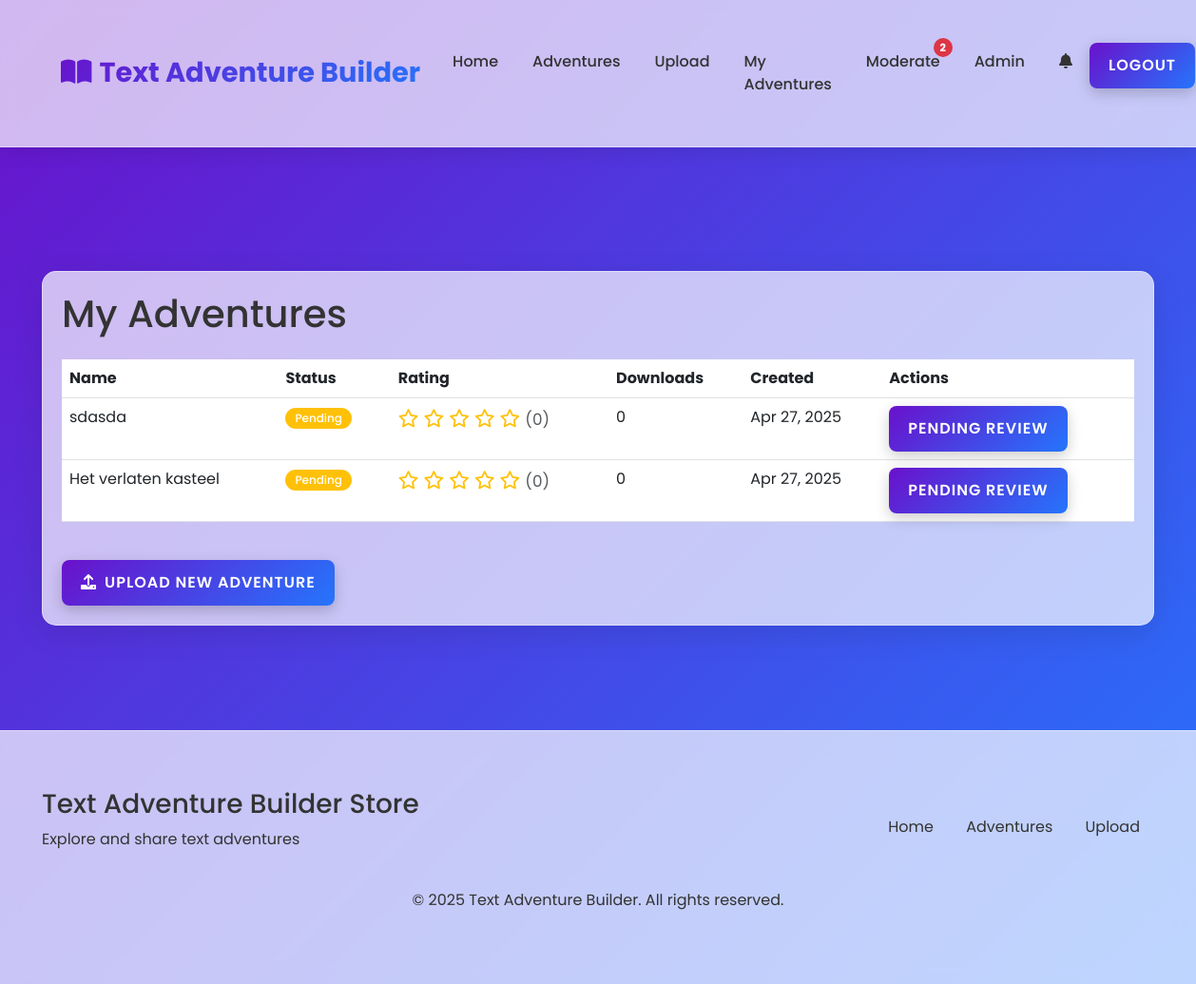
Page /my-adventures (signed in) on the committed database.
### tables this page shows
CREATE TABLE adventures (
    id INTEGER PRIMARY KEY AUTOINCREMENT,
    name TEXT NOT NULL,
    description TEXT NOT NULL,
    author_id INTEGER NOT NULL,
    creation_date TIMESTAMP DEFAULT CURRENT_TIMESTAMP,
    file_path TEXT NOT NULL,
    file_size INTEGER NOT NULL,
    version_compat TEXT NOT NULL,
    approved INTEGER DEFAULT 0,
    downloads INTEGER DEFAULT 0,
    FOREIGN KEY (author_id) REFERENCES users (id)
);

### app.py (the view)
@app.route('/my-adventures')
@login_required
def my_adventures():
    conn = get_db_connection()
    adventures = conn.execute('''
        SELECT a.id, a.name, a.description, a.creation_date, a.approved,
               COALESCE(AVG(r.rating), 0) as avg_rating, COUNT(DISTINCT r.id) as rating_count,
               a.downloads
        FROM adventures a
        LEFT JOIN ratings r ON a.id = r.adventure_id
        WHERE a.author_id = ?
        GROUP BY a.id
        ORDER BY a.creation_date DESC
    ''', (session['user_id'],)).fetchall()
    processed_adventures = []
    for adv in adventures:
        adv_dict = dict(adv)
        adv_dict['creation_date'] = parse_datetime(adv_dict['creation_date'])
        processed_adventures.append(adv_dict)
    conn.close()
    return render_template('my_adventures.html', adventures=processed_adventures)

### app.py (called while the page is built)
def get_db_connection():
    conn = sqlite3.connect(app.config['DATABASE'])
    conn.row_factory = sqlite3.Row
    return conn

def parse_datetime(date_string):
    if not date_string:
        return None
    try:
        return datetime.datetime.strptime(date_string, '%Y-%m-%d %H:%M:%S.%f')
    except ValueError:
        try:
            return datetime.datetime.strptime(date_string, '%Y-%m-%d %H:%M:%S')
        except (ValueError, TypeError):
            app.logger.warning(f"Could not parse date string: {date_string}. Returning as is.")
            return date_string # Return original string if parsing fails completely

def login_required(f):
    @wraps(f)
    def decorated_function(*args, **kwargs):
        if 'user_id' not in session:
            flash('Please log in to access this page', 'error')
            return redirect(url_for('login', next=request.url))
        return f(*args, **kwargs)
    return decorated_function

def get_site_settings():
    conn = get_db_connection()
    settings = {}
    for row in conn.execute('SELECT setting_name, setting_value FROM site_settings').fetchall():
        settings[row['setting_name']] = row['setting_value']
    conn.close()
    return settings

def get_pending_moderation_count():
    if 'user_id' not in session:
        return 0
    conn = get_db_connection()
    user = conn.execute('SELECT role FROM users WHERE id = ?', (session['user_id'],)).fetchone()
    if user and user['role'] in ['admin', 'moderator']:
        count = conn.execute('SELECT COUNT(*) as count FROM adventures WHERE approved = 0').fetchone()['count']
    else:
        count = 0
    conn.close()
    return count

@app.context_processor
def inject_settings():
    settings = get_site_settings()
    pending_count = get_pending_moderation_count()
    return dict(settings=settings, pending_moderation_count=pending_count)

### templates/my_adventures.html (shortened to what this page needs)
{% extends 'base.html' %}
{% block content %}
<section class="mt-4 fade-in">
    <div class="glass-panel">
        <h1 class="mb-4">My Adventures</h1>
        {% if adventures %}
            <div class="table-responsive">
                <table class="table">
                    <thead>
                        <tr>
                            <th>Name</th>
                            <th>Status</th>
                            <th>Rating</th>
                            <th>Downloads</th>
                            <th>Created</th>
                            <th>Actions</th>
                        </tr>
                    </thead>
                    <tbody>
                        {% for adventure in adventures %}
                            <tr>
                                <td>{{ adventure.name }}</td>
                                <td>
                                    {% if adventure.approved %}
                                        <span class="badge bg-success">Approved</span>
                                    {% else %}
                                        <span class="badge bg-warning">Pending</span>
                                    {% endif %}
                                </td>
                                <td>
                                    <div class="rating">
                                        {% for i in range(5) %}
                                            {% if i < adventure.avg_rating|int %}
                                                <i class="fas fa-star"></i>
                                            {% elif i < adventure.avg_rating|float %}
                                                <i class="fas fa-star-half-alt"></i>
                                            {% else %}
                                                <i class="far fa-star"></i>
                                            {% endif %}
                                        {% endfor %}
                                        <small class="text-muted">({{ adventure.rating_count }})</small>
                                    </div>
                                </td>
                                <td>{{ adventure.downloads }}</td>
                                <td>{{ adventure.creation_date.strftime('%b %d, %Y') }}</td>
                                <td>
                                    {% if adventure.approved %}
                                        <a href="{{ url_for('adventure_detail', adventure_id=adventure.id) }}" class="btn-3d btn-sm">View</a>
                                    {% else %}
                                        <button class="btn-3d btn-sm" disabled>Pending Review</button>
                                    {% endif %}
                                </td>
                            </tr>
                        {% endfor %}
                    </tbody>
                </table>
            </div>
        {% else %}
            <div class="alert alert-info">
                <p>You haven't uploaded any adventures yet.</p>
                <a href="{{ url_for('upload_adventure') }}" class="btn-3d mt-3">Upload Your First Adventure</a>
            </div>
        {% endif %}
        <div class="mt-4">
            <a href="{{ url_for('upload_adventure') }}" class="btn-3d">
                <i class="fas fa-upload me-2"></i>Upload New Adventure
            </a>
        </div>
    </div>
</section>
{% endblock %}

### static/css/style.css (style rules this page uses)
:root { --primary-color: #6a11cb; --secondary-color: #2575fc; --text-color: #333; --text-light: #fff; --bg-color: #f5f7fa; --card-bg: rgba(255, 255, 255, 0.7); --card-border: rgba(255, 255, 255, 0.4); --card-shadow: rgba(0, 0, 0, 0.1); --success-color: #28a745; --danger-color: #dc3545; --warning-color: #ffc107; --info-color: #17a2b8; }
* { margin: 0; padding: 0; box-sizing: border-box; }
body { font-family: 'Poppins', sans-serif; background: var(--bg-color); color: var(--text-color); min-height: 100vh; background-image: linear-gradient(135deg, var(--primary-color) 0%, var(--secondary-color) 100%); background-attachment: fixed; transition: all 0.3s ease; }
.glass-panel { background: var(--card-bg); border-radius: 15px; backdrop-filter: blur(10px); border: 1px solid var(--card-border); box-shadow: 0 8px 32px 0 var(--card-shadow); padding: 20px; margin-bottom: 30px; transition: transform 0.3s ease, box-shadow 0.3s ease; }
.btn-3d { position: relative; display: inline-block; padding: 12px 20px; background: linear-gradient(135deg, var(--primary-color) 0%, var(--secondary-color) 100%); color: var(--text-light); border-radius: 8px; border: none; font-weight: 600; text-transform: uppercase; letter-spacing: 1px; cursor: pointer; box-shadow: 0 5px 15px rgba(0, 0, 0, 0.2); transition: all 0.3s ease; text-decoration: none; text-align: center; }
.rating { color: #ffc107; font-size: 1.2rem; }
.badge { padding: 5px 10px; border-radius: 20px; font-weight: 500; margin-right: 5px; margin-bottom: 5px; display: inline-block; }
.fade-in { animation: fadeIn 0.5s ease forwards; }

### rows in the picture
adventures: name "sdasda", approved "Pending", rating_count "0", downloads "0", creation_date "Apr 27, 2025"
adventures: name "Het verlaten kasteel", approved "Pending", rating_count "0", downloads "0", creation_date "Apr 27, 2025"

### other values in the picture
{{ pending_moderation_count }} "2"
